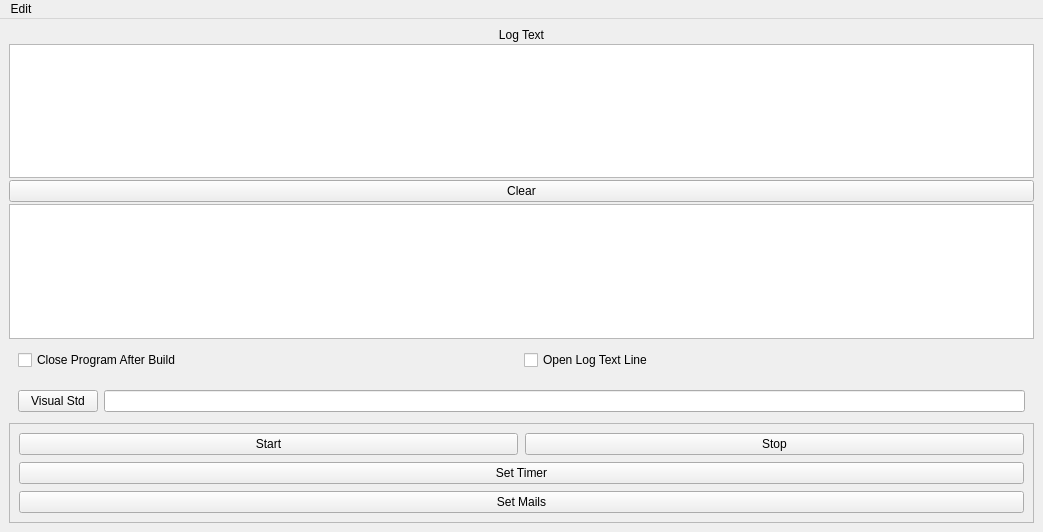
<?xml version="1.0" encoding="UTF-8"?>
<ui version="4.0">
 <class>MainWindow</class>
 <widget class="QMainWindow" name="MainWindow">
  <property name="enabled">
   <bool>true</bool>
  </property>
  <property name="geometry">
   <rect>
    <x>0</x>
    <y>0</y>
    <width>1043</width>
    <height>532</height>
   </rect>
  </property>
  <property name="windowTitle">
   <string>MainWindow</string>
  </property>
  <widget class="QWidget" name="widget">
   <layout class="QVBoxLayout" name="verticalLayout">
    <property name="spacing">
     <number>2</number>
    </property>
    <item>
     <widget class="QLabel" name="logLabel">
      <property name="text">
       <string>Log Text</string>
      </property>
      <property name="alignment">
       <set>Qt::AlignmentFlag::AlignCenter</set>
      </property>
     </widget>
    </item>
    <item>
     <widget class="QTextEdit" name="logTextEdit">
      <property name="readOnly">
       <bool>true</bool>
      </property>
     </widget>
    </item>
    <item>
     <widget class="QPushButton" name="logClearButton">
      <property name="text">
       <string>Clear</string>
      </property>
     </widget>
    </item>
    <item>
     <widget class="QListWidget" name="solutionContainer"/>
    </item>
    <item>
     <widget class="QWidget" name="widget_3" native="true">
      <layout class="QHBoxLayout" name="horizontalLayout_3">
       <item>
        <layout class="QHBoxLayout" name="horizontalLayout_2">
         <property name="spacing">
          <number>4</number>
         </property>
         <property name="sizeConstraint">
          <enum>QLayout::SizeConstraint::SetMinimumSize</enum>
         </property>
         <item>
          <layout class="QHBoxLayout" name="horizontalLayout">
           <property name="spacing">
            <number>4</number>
           </property>
           <property name="sizeConstraint">
            <enum>QLayout::SizeConstraint::SetMinimumSize</enum>
           </property>
           <item>
            <widget class="QCheckBox" name="closeProgramAfter">
             <property name="sizePolicy">
              <sizepolicy hsizetype="Minimum" vsizetype="Minimum">
               <horstretch>0</horstretch>
               <verstretch>0</verstretch>
              </sizepolicy>
             </property>
             <property name="focusPolicy">
              <enum>Qt::FocusPolicy::TabFocus</enum>
             </property>
             <property name="contextMenuPolicy">
              <enum>Qt::ContextMenuPolicy::DefaultContextMenu</enum>
             </property>
             <property name="layoutDirection">
              <enum>Qt::LayoutDirection::LeftToRight</enum>
             </property>
             <property name="text">
              <string>Close Program After Build</string>
             </property>
            </widget>
           </item>
           <item>
            <widget class="QCheckBox" name="openLogText">
             <property name="text">
              <string>Open Log Text Line</string>
             </property>
            </widget>
           </item>
          </layout>
         </item>
        </layout>
       </item>
      </layout>
     </widget>
    </item>
    <item>
     <widget class="QWidget" name="widget_4" native="true">
      <layout class="QVBoxLayout" name="verticalLayout_7">
       <item>
        <layout class="QHBoxLayout" name="horizontalLayout_6">
         <property name="sizeConstraint">
          <enum>QLayout::SizeConstraint::SetMinimumSize</enum>
         </property>
         <item>
          <widget class="QPushButton" name="setVisualStd">
           <property name="text">
            <string>Visual Std</string>
           </property>
          </widget>
         </item>
         <item>
          <widget class="QLineEdit" name="lineEdit_3"/>
         </item>
        </layout>
       </item>
      </layout>
     </widget>
    </item>
    <item>
     <widget class="QFrame" name="frame">
      <property name="frameShape">
       <enum>QFrame::Shape::StyledPanel</enum>
      </property>
      <property name="frameShadow">
       <enum>QFrame::Shadow::Raised</enum>
      </property>
      <layout class="QVBoxLayout" name="verticalLayout_8">
       <property name="spacing">
        <number>7</number>
       </property>
       <property name="sizeConstraint">
        <enum>QLayout::SizeConstraint::SetDefaultConstraint</enum>
       </property>
       <item>
        <layout class="QHBoxLayout" name="horizontalLayout_7">
         <item>
          <widget class="QPushButton" name="pushButton_2">
           <property name="text">
            <string>Start</string>
           </property>
          </widget>
         </item>
         <item>
          <widget class="QPushButton" name="pushButton_3">
           <property name="text">
            <string>Stop</string>
           </property>
          </widget>
         </item>
        </layout>
       </item>
       <item>
        <widget class="QPushButton" name="SetTimer">
         <property name="text">
          <string>Set Timer</string>
         </property>
        </widget>
       </item>
       <item>
        <widget class="QPushButton" name="setMail">
         <property name="text">
          <string>Set Mails</string>
         </property>
        </widget>
       </item>
      </layout>
     </widget>
    </item>
   </layout>
  </widget>
  <widget class="QMenuBar" name="menubar">
   <property name="geometry">
    <rect>
     <x>0</x>
     <y>0</y>
     <width>1043</width>
     <height>25</height>
    </rect>
   </property>
   <widget class="QMenu" name="menuBuildSevr">
    <property name="title">
     <string>Edit</string>
    </property>
    <addaction name="separator"/>
    <addaction name="separator"/>
    <addaction name="separator"/>
    <addaction name="actionNew_File"/>
    <addaction name="actionDelete_All_File"/>
   </widget>
   <addaction name="menuBuildSevr"/>
  </widget>
  <action name="actionNew_File">
   <property name="text">
    <string>New Solution</string>
   </property>
  </action>
  <action name="actionDelete_All_File">
   <property name="text">
    <string>Delete All Solution</string>
   </property>
  </action>
 </widget>
 <resources/>
 <connections/>
</ui>
